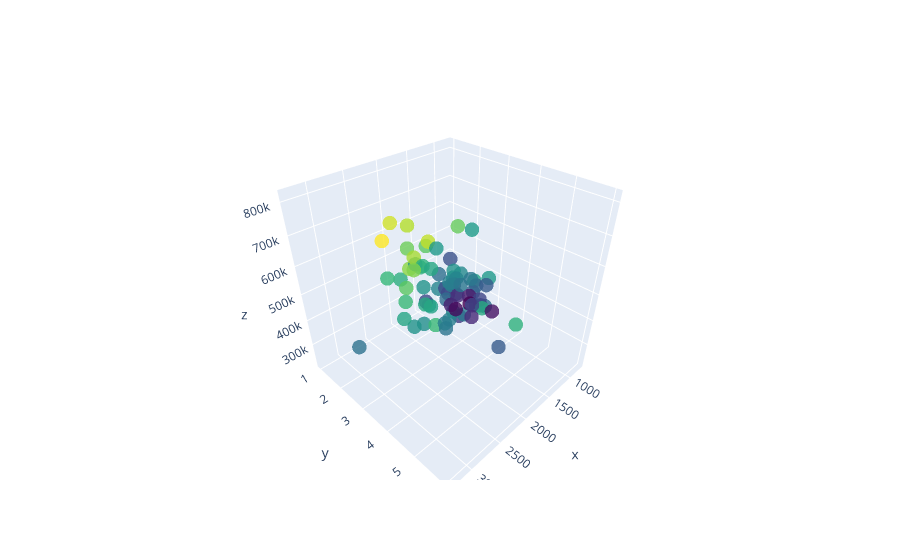

The notebook cell saved with this chart:
### Code cell
x_label, y_label, z_label = "Living Area (m²)", "Bedrooms", "Price"
X1 = X_train[:, 0]  
X2 = X_train[:, 1]  
Y = Y_train 
    
fig = go.Figure()

fig.add_trace(go.Scatter3d(
        x=X1, y=X2, z=Y,
        mode='markers',
        marker=dict(size=5, color=Y, colorscale='Viridis', opacity=0.8),
        name="Data"
))
fig.show()
